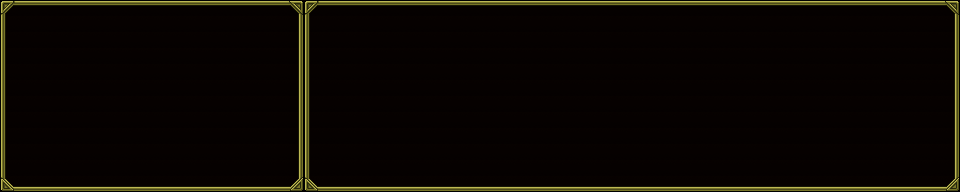

Tiled map render using the project's own tile images. Description and the map definition, with tile-layer contents summarised, below:
An orthogonal 60x12 tile map with 16x16 px tiles, 2 tile layers (behind, bront).

<map version="1.0" orientation="orthogonal" width="60" height="12" tilewidth="16" tileheight="16">
 <tileset firstgid="1" name="Window_a_00" tilewidth="16" tileheight="16">
  <image source="Window_a_00.png" width="128" height="128" />
 </tileset>
 <layer name="behind" width="60" height="12" opacity="0.5">
  <data>[720 cells, 720 non-empty, 1 distinct tile ids]</data>
 </layer>
 <layer name="bront" width="60" height="12">
  <data>[720 cells, 160 non-empty, 8 distinct tile ids]</data>
 </layer>
</map>
